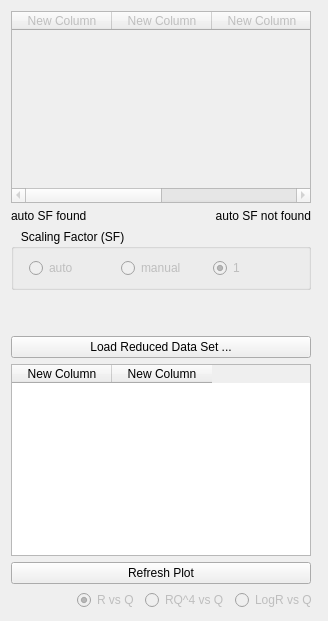
       <widget class="QWidget" name="data_stitching_Tab">
        <property name="autoFillBackground">
         <bool>false</bool>
        </property>
        <attribute name="title">
         <string>Data Stitching</string>
        </attribute>
        <layout class="QVBoxLayout" name="verticalLayout_3">
         <item>
          <layout class="QHBoxLayout" name="horizontalLayout_2">
           <item>
            <layout class="QVBoxLayout" name="verticalLayout_4">
             <item>
              <widget class="QTableWidget" name="dataStitchingTable">
               <property name="enabled">
                <bool>false</bool>
               </property>
               <property name="maximumSize">
                <size>
                 <width>300</width>
                 <height>16777215</height>
                </size>
               </property>
               <property name="alternatingRowColors">
                <bool>true</bool>
               </property>
               <property name="wordWrap">
                <bool>false</bool>
               </property>
               <attribute name="verticalHeaderVisible">
                <bool>false</bool>
               </attribute>
               <column>
                <property name="text">
                 <string>New Column</string>
                </property>
               </column>
               <column>
                <property name="text">
                 <string>New Column</string>
                </property>
               </column>
               <column>
                <property name="text">
                 <string>New Column</string>
                </property>
               </column>
               <column>
                <property name="text">
                 <string>New Column</string>
                </property>
               </column>
              </widget>
             </item>
             <item>
              <layout class="QHBoxLayout" name="horizontalLayout_8">
               <item>
                <widget class="QLabel" name="sf_found_label">
                 <property name="text">
                  <string>auto SF found</string>
                 </property>
                </widget>
               </item>
               <item>
                <widget class="QLabel" name="sf_not_found_label">
                 <property name="text">
                  <string>auto SF not found</string>
                 </property>
                 <property name="alignment">
                  <set>Qt::AlignRight|Qt::AlignTrailing|Qt::AlignVCenter</set>
                 </property>
                </widget>
               </item>
              </layout>
             </item>
             <item>
              <widget class="QGroupBox" name="groupBox">
               <property name="title">
                <string>   Scaling Factor (SF)</string>
               </property>
               <layout class="QHBoxLayout" name="horizontalLayout">
                <property name="leftMargin">
                 <number>15</number>
                </property>
                <item>
                 <widget class="QRadioButton" name="autoSF">
                  <property name="enabled">
                   <bool>false</bool>
                  </property>
                  <property name="text">
                   <string>auto</string>
                  </property>
                  <property name="checked">
                   <bool>false</bool>
                  </property>
                 </widget>
                </item>
                <item>
                 <widget class="QRadioButton" name="manualSF">
                  <property name="enabled">
                   <bool>false</bool>
                  </property>
                  <property name="text">
                   <string>manual</string>
                  </property>
                 </widget>
                </item>
                <item>
                 <widget class="QRadioButton" name="oneSF">
                  <property name="enabled">
                   <bool>false</bool>
                  </property>
                  <property name="text">
                   <string>1</string>
                  </property>
                  <property name="checked">
                   <bool>true</bool>
                  </property>
                 </widget>
                </item>
               </layout>
              </widget>
             </item>
             <item>
              <spacer name="verticalSpacer">
               <property name="orientation">
                <enum>Qt::Vertical</enum>
               </property>
               <property name="sizeHint" stdset="0">
                <size>
                 <width>20</width>
                 <height>40</height>
                </size>
               </property>
              </spacer>
             </item>
             <item>
              <layout class="QVBoxLayout" name="verticalLayout_7">
               <item>
                <widget class="QPushButton" name="loadReducedAsciiDataSet">
                 <property name="minimumSize">
                  <size>
                   <width>300</width>
                   <height>0</height>
                  </size>
                 </property>
                 <property name="maximumSize">
                  <size>
                   <width>300</width>
                   <height>16777215</height>
                  </size>
                 </property>
                 <property name="text">
                  <string>Load Reduced Data Set ...</string>
                 </property>
                </widget>
               </item>
               <item>
                <widget class="QTableWidget" name="reducedAsciiDataSetTable">
                 <property name="minimumSize">
                  <size>
                   <width>300</width>
                   <height>0</height>
                  </size>
                 </property>
                 <property name="maximumSize">
                  <size>
                   <width>300</width>
                   <height>16777215</height>
                  </size>
                 </property>
                 <column>
                  <property name="text">
                   <string>New Column</string>
                  </property>
                 </column>
                 <column>
                  <property name="text">
                   <string>New Column</string>
                  </property>
                 </column>
                </widget>
               </item>
               <item>
                <widget class="QPushButton" name="refreshStitchingAsciiPlot">
                 <property name="maximumSize">
                  <size>
                   <width>300</width>
                   <height>16777215</height>
                  </size>
                 </property>
                 <property name="text">
                  <string>Refresh Plot</string>
                 </property>
                </widget>
               </item>
              </layout>
             </item>
            </layout>
           </item>
           <item>
            <widget class="MPLWidgetXLogYLog" name="data_stitching_plot" native="true">
             <property name="enabled">
              <bool>false</bool>
             </property>
             <property name="sizePolicy">
              <sizepolicy hsizetype="Expanding" vsizetype="Expanding">
               <horstretch>0</horstretch>
               <verstretch>0</verstretch>
              </sizepolicy>
             </property>
            </widget>
           </item>
          </layout>
         </item>
         <item>
          <layout class="QHBoxLayout" name="horizontalLayout_7">
           <item>
            <spacer name="horizontalSpacer_5">
             <property name="orientation">
              <enum>Qt::Horizontal</enum>
             </property>
             <property name="sizeHint" stdset="0">
              <size>
               <width>40</width>
               <height>20</height>
              </size>
             </property>
            </spacer>
           </item>
           <item>
            <widget class="QRadioButton" name="RvsQ_2">
             <property name="enabled">
              <bool>false</bool>
             </property>
             <property name="text">
              <string>R vs Q</string>
             </property>
             <property name="checked">
              <bool>true</bool>
             </property>
            </widget>
           </item>
           <item>
            <widget class="QRadioButton" name="RQ4vsQ_2">
             <property name="enabled">
              <bool>false</bool>
             </property>
             <property name="text">
              <string>RQ^4 vs Q</string>
             </property>
            </widget>
           </item>
           <item>
            <widget class="QRadioButton" name="LogRvsQ_2">
             <property name="enabled">
              <bool>false</bool>
             </property>
             <property name="text">
              <string>LogR vs Q</string>
             </property>
            </widget>
           </item>
          </layout>
         </item>
        </layout>
       </widget>
